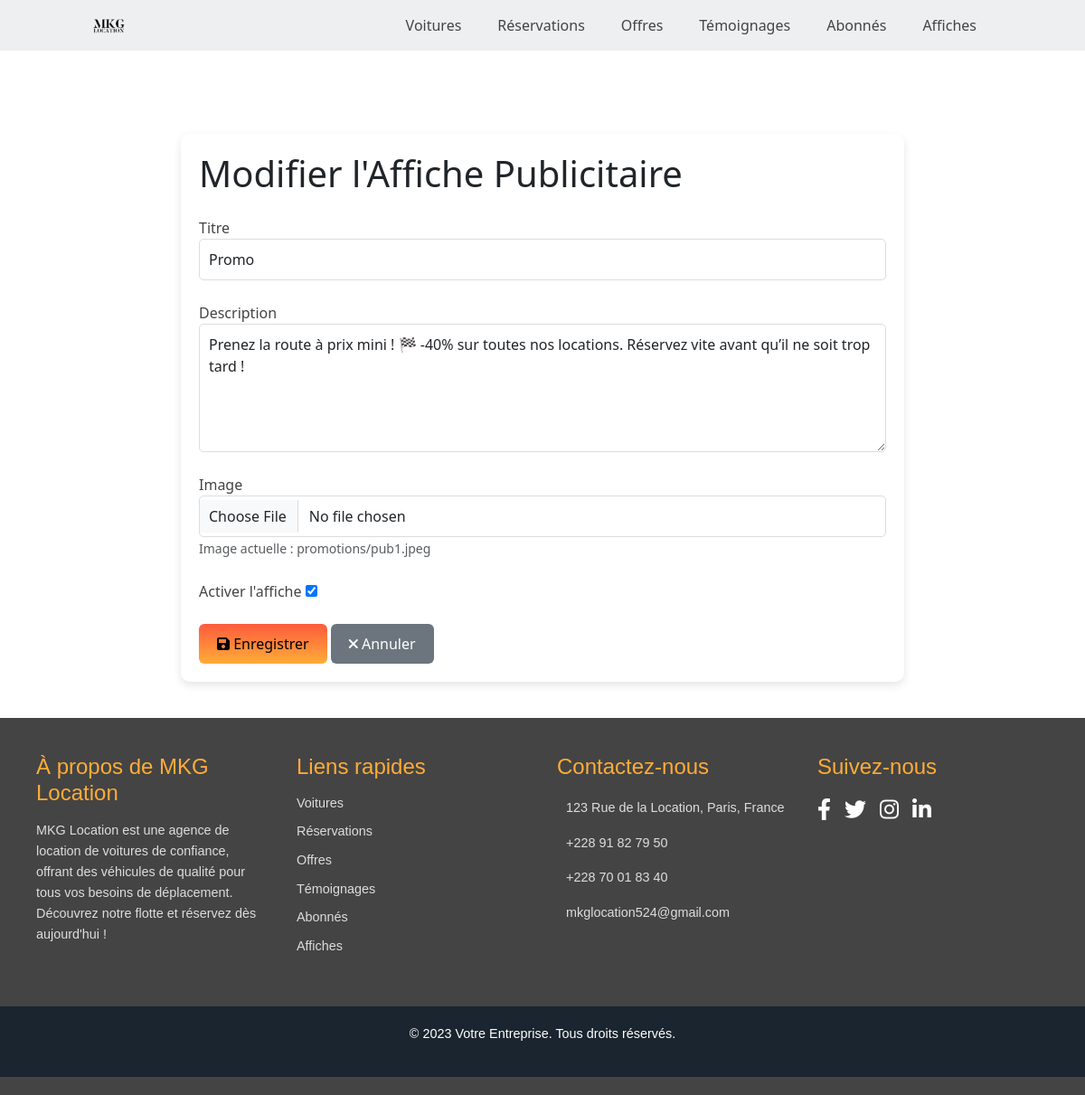
Page /affiche/modifier/1/ on the committed database.
### vehicules/models.py (models this page shows, shortened)
class PromotionSlide(models.Model):
    image = models.ImageField(upload_to='promotions/')  # Stocke les images dans le dossier 'promotions/'
    title = models.CharField(max_length=100)  # Titre de la promotion
    description = models.TextField()  # Description de la promotion
    is_active = models.BooleanField(default=True)  # Permet d'activer/désactiver une slide

### vehicules/views.py (the view)
# urls.py: path('affiche/modifier/<int:id>/', views.modifier_affiche, name='modifier_affiche'),
def modifier_affiche(request, id):
    affiche = get_object_or_404(PromotionSlide, id=id)
    if request.method == 'POST':
        form = PromotionSlideForm(request.POST, request.FILES, instance=affiche)
        if form.is_valid():
            form.save()
            messages.success(request, "L'affiche publicitaire a été modifiée avec succès.")
            return redirect('liste_affiches')
    else:
        form = PromotionSlideForm(instance=affiche)
    return render(request, 'dashboard/affiche/modifier_affiche.html', {'form': form, 'affiche': affiche})

### vehicules/forms.py
class PromotionSlideForm(forms.ModelForm):
    class Meta:
        model = PromotionSlide
        fields = ['image', 'title', 'description', 'is_active']

### vehicules/templates/dashboard/Affiche/modifier_affiche.html (shortened to what this page needs)
{% load static %}
<!DOCTYPE html>
<html lang="fr">
<head>
    <link href="https://cdn.jsdelivr.net/npm/bootstrap@5.3.0/dist/css/bootstrap.min.css" rel="stylesheet">
    <link href="https://cdnjs.cloudflare.com/ajax/libs/font-awesome/6.0.0-beta3/css/all.min.css" rel="stylesheet">
</head>
<body>
    <header class="section">
        <div class="logo">
            <a href="{% url 'dashboard' %}">
                <img src="{% static 'images/logomkg.png' %}" alt="Logo MKG">
            </a>
        </div>
        <div class="navbar-container">
            <ul class="navbar">
                <li><a href="{% url 'liste_voitures' %}">Voitures</a></li>
                <li><a href="{% url 'liste_reservations' %}">Réservations</a></li>
                <li><a href="{% url 'liste_offres' %}">Offres</a></li>
                <li><a href="{% url 'liste_temoignages' %}">Témoignages</a></li>
                <li><a href="{% url 'liste_abonnes' %}">Abonnés</a></li>
                <li><a href="{% url 'liste_affiches' %}">Affiches</a></li>
            </ul>
        </div>
    </header>
<main>
    <div class="container mt-5">
        <h1 class="mb-4">Modifier l'Affiche Publicitaire</h1>
        <form method="post" enctype="multipart/form-data">
            <div class="form-group">
                <label for="id_title">Titre</label>
                <input type="text" class="form-control" id="id_title" name="title" value="{{ form.title.value }}" required>
            </div>
            <div class="form-group">
                <label for="id_description">Description</label>
                <textarea class="form-control" id="id_description" name="description" rows="5" required>{{ form.description.value }}</textarea>
            </div>
            <div class="form-group">
                <label for="id_image">Image</label>
                <input type="file" class="form-control" id="id_image" name="image">
                {% if form.image.value %}
                <small class="form-text text-muted">Image actuelle : {{ form.image.value }}</small>
                {% endif %}
            </div>
            <div class="form-group">
                <label for="id_is_active">Activer l'affiche</label>
                <input type="checkbox" id="id_is_active" name="is_active" {% if form.is_active.value %}checked{% endif %}>
            </div>
            <button type="submit" class="btn btn-warning">
                <i class="fas fa-save"></i> Enregistrer
            </button>
            <a href="{% url 'liste_affiches' %}" class="btn btn-secondary">
                <i class="fas fa-times"></i> Annuler
            </a>
        </form>
    </div>
</main>
    <footer class="footer">
        <div class="footer-container">
            <div class="footer-section">
                <h3>À propos de MKG Location</h3>
                <p>MKG Location est une agence de location de voitures de confiance, offrant des véhicules de qualité pour tous vos besoins de déplacement. Découvrez notre flotte et réservez dès aujourd'hui !</p>
            </div>
            <div class="footer-section">
                <h3>Liens rapides</h3>
                <ul>
                    <li><a href="{% url 'liste_voitures' %}">Voitures</a></li>
                    <li><a href="{% url 'liste_reservations' %}">Réservations</a></li>
                    <li><a href="{% url 'liste_offres' %}">Offres</a></li>
                    <li><a href="{% url 'liste_temoignages' %}">Témoignages</a></li>
                    <li><a href="{% url 'liste_abonnes' %}">Abonnés</a></li>
                    <li><a href="{% url 'liste_affiches' %}">Affiches</a></li>
                </ul>
            </div>
           <div class="footer-section">
            <h3>Contactez-nous</h3>
            <ul>
                <li> 123 Rue de la Location, Paris, France</li>
                <li><a href="https://wa.me/22891827950" target="_blank"> +228 91 82 79 50</a></li>
                <li><a href="https://wa.me/22870018340" target="_blank"> +228 70 01 83 40</a></li>
                <li> mkglocation524@gmail.com</li>
            </ul>
        </div>
            <div class="footer-section">
                <h3>Suivez-nous</h3>
                <div class="social-icons">
                    <a href="#"><i class="fab fa-facebook-f"></i></a>
                    <a href="#"><i class="fab fa-twitter"></i></a>
                    <a href="#"><i class="fab fa-instagram"></i></a>
                    <a href="#"><i class="fab fa-linkedin-in"></i></a>
                </div>
            </div>
        </div>
        <div class="copyright">
            <p>&copy; 2023 Votre Entreprise. Tous droits réservés.</p>
        </div>
    </footer>
</body>
</html>

### vehicules/templates/dashboard/Affiche/modifier_affiche.html (style rules this page uses)
header.section { position: fixed; top: 0; left: 0; right: 0; z-index: 1000; display: flex; align-items: center; justify-content: space-between; background: #eeeff1; padding: 15px 100px; transition: background 0.3s ease, padding 0.3s ease; }
.logo img { width: 40px; }
.navbar { display: flex; list-style: none; padding: 0; margin: 0; }
.navbar li { position: relative; }
.navbar a { font-size: 1rem; padding: 10px 20px; color: #444; font-weight: 500; text-decoration: none; }
.navbar a::after { content: ''; width: 0; height: 3px; background: linear-gradient(#fe5b3d, #ffac38); position: absolute; bottom: -4px; left: 0; transition: 0.5s; }
.footer { background: #444; color: #fff; padding: 40px 0 20px; font-family: "Poppins", sans-serif; }
.footer-container { display: grid; grid-template-columns: repeat(auto-fit, minmax(250px, 1fr)); gap: 2rem; padding: 0 40px; max-width: 1200px; margin: 0 auto; }
.footer-section { margin-bottom: 20px; }
.footer-section h3 { font-size: 1.5rem; margin-bottom: 15px; color: #ffac38; }
.footer-section p { font-size: 0.9rem; line-height: 1.6; color: #ddd; }
.footer-section ul { list-style: none; padding: 0; }
.footer-section ul li { margin-bottom: 10px; font-size: 0.9rem; color: #ddd; }
.footer-section ul li a { color: #ddd; text-decoration: none; transition: color 0.3s ease; }
.social-icons { display: flex; gap: 15px; }
.social-icons a { color: #fff; font-size: 1.5rem; transition: color 0.3s ease; }
.copyright { padding: 20px; display: flex; justify-content: center; align-items: center; background: #1a252f; margin-top: 20px; }
.copyright p { color: #fff; font-size: 0.9rem; }
main { padding-top: 100px; padding-bottom: 40px; }
.container { max-width: 800px; margin: 0 auto; padding: 20px; background: #fff; border-radius: 10px; box-shadow: 0 4px 10px rgba(0, 0, 0, 0.1); }
.form-group { margin-bottom: 1.5rem; }
.form-group label { font-weight: 500; color: #444; }
.form-control { border-radius: 5px; border: 1px solid #ddd; padding: 10px; transition: border-color 0.3s ease; }
.btn-warning { background: linear-gradient(#fe5b3d, #ffac38); border: none; padding: 10px 20px; font-size: 1rem; font-weight: 500; transition: background 0.3s ease; }
.btn-secondary { background: #6c757d; border: none; padding: 10px 20px; font-size: 1rem; font-weight: 500; transition: background 0.3s ease; }

### rows in the picture
PromotionSlide: title "Promo", description "Prenez la route à prix mini ! 🏁 -40% sur toutes nos locations. Réservez vite avant qu’il ne soit trop tard !", image.value "promotions/pub1.jpeg"
